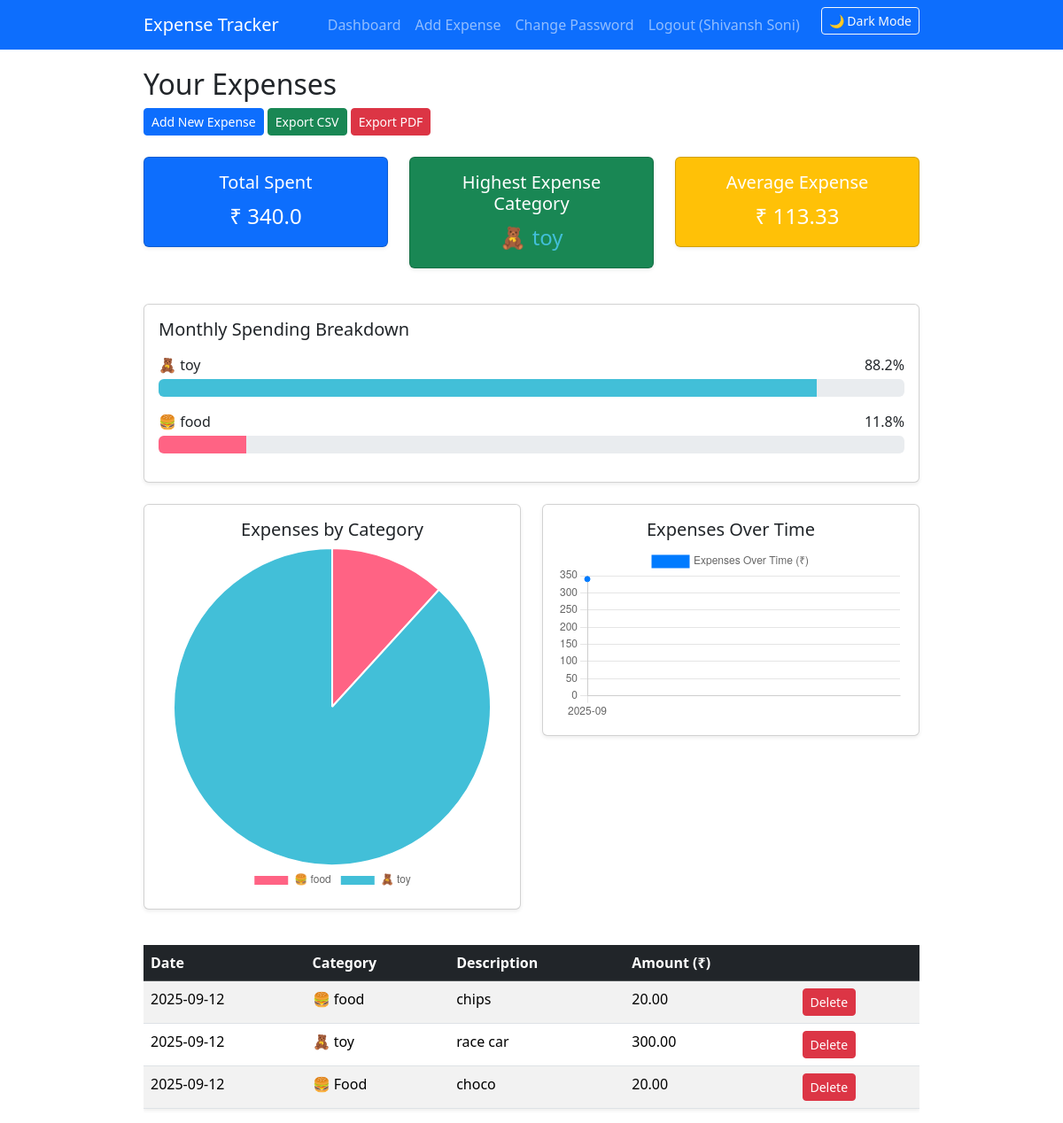
The page /dashboard (signed in) on the database its author committed.
### app.py (models this page shows)
class User(db.Model, UserMixin):
    id = db.Column(db.Integer, primary_key=True)
    username = db.Column(db.String(150), unique=True, nullable=False)
    password = db.Column(db.String(150), nullable=False)
    expenses = db.relationship('Expense', backref='owner', lazy=True)

class Expense(db.Model):
    id = db.Column(db.Integer, primary_key=True)
    amount = db.Column(db.Float, nullable=False)
    category = db.Column(db.String(50), nullable=False)
    description = db.Column(db.String(200))
    date = db.Column(db.DateTime, default=datetime.utcnow)
    user_id = db.Column(db.Integer, db.ForeignKey('user.id'), nullable=False)

### app.py (the view)
@app.route('/dashboard')
@login_required
def dashboard():
    expenses = Expense.query.filter_by(user_id=current_user.id).all()
    category_data = defaultdict(float)
    for e in expenses:
        category_data[e.category.lower()] += float(e.amount)  # case-insensitive
    trend_data = defaultdict(float)
    for e in expenses:
        month = e.date.strftime("%Y-%m")
        trend_data[month] += float(e.amount)
    trend_data = dict(sorted(trend_data.items()))
    total_spent = sum(float(e.amount) for e in expenses)
    average_expense = round(total_spent / len(expenses), 2) if expenses else 0
    highest_category = max(category_data, key=category_data.get) if category_data else "N/A"
    return render_template(
        'dashboard.html',
        expenses=expenses,
        category_data=category_data,
        trend_data=trend_data,
        total_spent=total_spent,
        average_expense=average_expense,
        highest_category=highest_category,
        category_info=CATEGORY_INFO
    )

### app.py (called while the page is built)
@login_manager.user_loader
def load_user(user_id):
    return User.query.get(int(user_id))

### templates/dashboard.html (shortened to what this page needs)
{% extends "base.html" %} {% block title %}Dashboard{% endblock %} {% block
content %}
<h2 class="mt-3">Your Expenses</h2>
<div class="mb-3">
  <a href="{{ url_for('add_expense') }}" class="btn btn-primary btn-sm mb-2"
    >Add New Expense</a
  >
  <a href="{{ url_for('export_csv') }}" class="btn btn-success btn-sm mb-2"
    >Export CSV</a
  >
  <a href="{{ url_for('export_pdf') }}" class="btn btn-danger btn-sm mb-2"
    >Export PDF</a
  >
</div>
<div class="row mb-4">
  <div class="col-12 col-md-4 mb-3">
    <div class="card text-white bg-primary shadow-sm">
      <div class="card-body text-center">
        <h5 class="card-title">Total Spent</h5>
        <p class="card-text fs-4">₹ {{ total_spent }}</p>
      </div>
    </div>
  </div>
  <div class="col-12 col-md-4 mb-3">
    <div class="card text-white bg-success shadow-sm">
      <div class="card-body text-center">
        <h5 class="card-title">Highest Expense Category</h5>
        <p
          class="card-text fs-4"
          style="color: {{ category_info[highest_category].color if category_info.get(highest_category) else '#fff' }}"
        >
          {% if category_info.get(highest_category) %} {{
          category_info[highest_category].icon }} {{ highest_category }} {% else
          %} {{ highest_category }} {% endif %}
        </p>
      </div>
    </div>
  </div>
  <div class="col-12 col-md-4 mb-3">
    <div class="card text-white bg-warning shadow-sm">
      <div class="card-body text-center">
        <h5 class="card-title">Average Expense</h5>
        <p class="card-text fs-4">₹ {{ average_expense }}</p>
      </div>
    </div>
  </div>
</div>
<div class="card mb-4 shadow-sm p-3">
  <h5 class="mb-3">Monthly Spending Breakdown</h5>
  {% for cat, amt in category_data|dictsort(by="value", reverse=True) %} {% set
  percent = (amt / total_spent * 100) if total_spent else 0 %}
  <div class="d-flex justify-content-between align-items-center mb-1">
    <span>
      {% if category_info.get(cat.lower()) %} {{ category_info[cat.lower()].icon
      }} {{ cat }} {% else %} 📦 {{ cat }} {% endif %}
    </span>
    <span>{{ "%.1f"|format(percent) }}%</span>
  </div>
  <div class="progress mb-3" style="height: 20px">
    <div
      class="progress-bar"
      role="progressbar"
      style="width: {{ percent }}%; background-color: {{ category_info[cat.lower()].color if category_info.get(cat.lower()) else '#6c757d' }}"
    ></div>
  </div>
  {% endfor %}
</div>
<div class="row mb-4">
  <div class="col-12 col-md-6 mb-3">
    <div class="card shadow-sm p-3">
      <h5 class="text-center">Expenses by Category</h5>
      <canvas id="categoryChart"></canvas>
    </div>
  </div>
  <div class="col-12 col-md-6 mb-3">
    <div class="card shadow-sm p-3">
      <h5 class="text-center">Expenses Over Time</h5>
      <canvas id="trendChart"></canvas>
    </div>
  </div>
</div>
<div class="table-responsive">
  <table class="table table-striped shadow-sm">
    <thead class="table-dark">
      <tr>
        <th>Date</th>
        <th>Category</th>
        <th>Description</th>
        <th>Amount (₹)</th>
        <th></th>
      </tr>
    </thead>
    <tbody>
      {% for expense in expenses %}
      <tr>
        <td>{{ expense.date.strftime('%Y-%m-%d') }}</td>
        <td>
          {% set cat_lower = expense.category.lower() %} {% if
          category_info.get(cat_lower) %} {{ category_info[cat_lower].icon }} {%
          else %} 📦 {% endif %} {{ expense.category }}
        </td>
        <td>{{ expense.description }}</td>
        <td>{{ "%.2f"|format(expense.amount) }}</td>
        <td>
          <form
            action="{{ url_for('delete_expense', expense_id=expense.id) }}"
            method="post"
            style="display: inline"
          >
            <button type="submit" class="btn btn-sm btn-danger">Delete</button>
          </form>
        </td>
      </tr>
      {% else %}
      <tr>
        <td colspan="4" class="text-center">No expenses yet</td>
      </tr>
      {% endfor %}
    </tbody>
  </table>
</div>
<script>
    const categoryData = {{ category_data|tojson|safe }};
    const trendData = {{ trend_data|tojson|safe }};
    const category_info = {{ category_info|tojson|safe }};
    // Category Pie Chart
   const categoryLabels = Object.keys(categoryData).map(cat => {
      const catLower = cat.toLowerCase();
      return category_info[catLower] ? category_info[catLower].icon + ' ' + cat : cat;
  });
  const categoryColors = Object.keys(categoryData).map(cat => {
      const catLower = cat.toLowerCase();
      return category_info[catLower] ? category_info[catLower].color : '#6c757d';
  });
    new Chart(document.getElementById('categoryChart'), {
        type: 'pie',
        data: {
            labels: categoryLabels,
            datasets: [{
                data: Object.values(categoryData),
                backgroundColor: categoryColors
            }]
        },
        options: {
            responsive: true,
            plugins: { legend: { position: 'bottom' } }
        }
    });
    // Trend Line Chart
    new Chart(document.getElementById('trendChart'), {
        type: 'line',
        data: {
            labels: Object.keys(trendData),
            datasets: [{
                label: 'Expenses Over Time (₹)',
                data: Object.values(trendData),
                fill: false,
                borderColor: '#007bff',
                backgroundColor: '#007bff',
                tension: 0.2
            }]
        },
        options: {
            responsive: true,
            scales: { y: { beginAtZero: true } }
        }
    });
</script>
{% endblock %}

### templates/base.html (shortened to what this page needs)
<!DOCTYPE html>
<html lang="en">
  <head>
    <link
      href="https://cdn.jsdelivr.net/npm/bootstrap@5.3.2/dist/css/bootstrap.min.css"
      rel="stylesheet"
    />
  </head>
  <body>
    <nav class="navbar navbar-expand-lg navbar-dark bg-primary fixed-top">
      <div class="container">
        <a class="navbar-brand" href="{{ url_for('dashboard') }}"
          >Expense Tracker</a
        >
        <div class="collapse navbar-collapse">
          <ul class="navbar-nav ms-auto">
            {% if current_user.is_authenticated %}
            <li class="nav-item">
              <a class="nav-link" href="{{ url_for('dashboard') }}"
                >Dashboard</a
              >
            </li>
            <li class="nav-item">
              <a class="nav-link" href="{{ url_for('add_expense') }}"
                >Add Expense</a
              >
            </li>
            <li class="nav-item">
              <a class="nav-link" href="{{ url_for('change_password') }}"
                >Change Password</a
              >
            </li>
            <li class="nav-item">
              <a class="nav-link" href="{{ url_for('logout') }}">
                Logout ({{ current_user.username }})
              </a>
            </li>
            {% endif %}
            <li class="nav-item">
              <button
                id="darkModeToggle"
                class="btn btn-outline-light btn-sm ms-3"
              >
                🌙 Dark Mode
              </button>
            </li>
          </ul>
        </div>
      </div>
    </nav>
    <div class="container">
       {% block content %}{% endblock %}
    </div>
  </body>
</html>

### templates/base.html (style rules this page uses)
body { padding-top: 60px; }
.container { max-width: 900px; }

### rows shown on the page
User: username "Shivansh Soni"
Expense: category "toy", date "2025-09-12", category_info "🧸", description "race car", amount "300.00"
Expense: date "2025-09-12", category_info "🍔", category "food", description "chips", amount "20.00"
Expense: date "2025-09-12", category_info "🍔", category "Food", description "choco", amount "20.00"

### other values the page prints
{{ total_spent }} "340.0"
{{ category_info[highest_category].icon }} "🧸"
{{ average_expense }} "113.33"
{{ category_info[cat.lower()].icon }} "🧸" "🍔"
{{ cat }} "toy" "food"
{{ "%.1f"|format(percent) }} "88.2" "11.8"
chart data {{ category_data|tojson|safe }} {"food": 40.0, "toy": 300.0}
chart data {{ trend_data|tojson|safe }} {"2025-09": 340.0}
